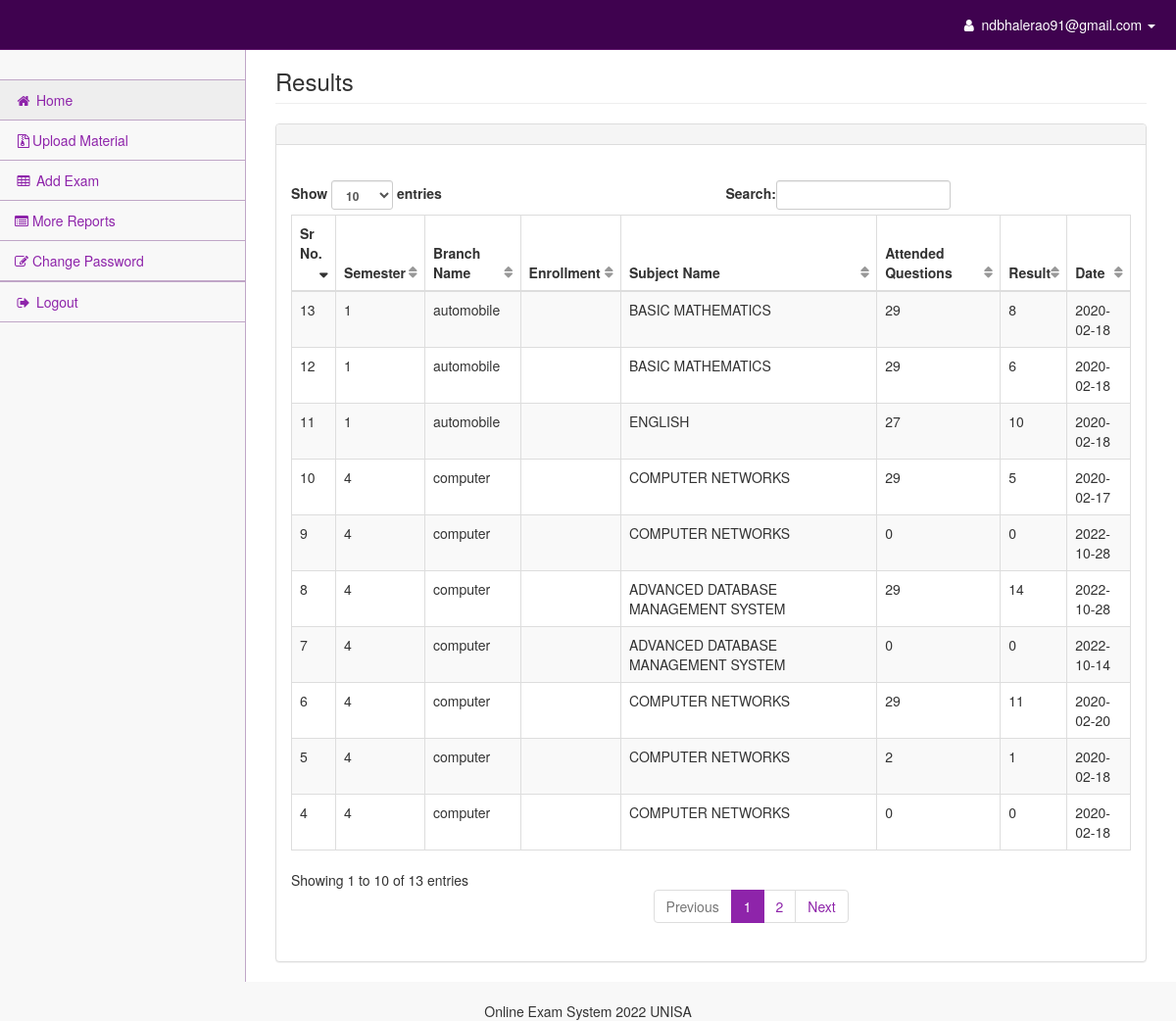
/admin/result.php (signed in), run on the app's committed database.
### tables this page shows
CREATE TABLE `result` (
  `id` int(11) NOT NULL,
  `user_id` int(11) NOT NULL,
  `branch` text NOT NULL,
  `sem` text NOT NULL,
  `subject` text NOT NULL,
  `attend_que` text NOT NULL,
  `obtained_marks` text NOT NULL,
  `exam_date` date NOT NULL,
  `delete_status` int(11) NOT NULL
);

CREATE TABLE `student` (
  `id` int(11) NOT NULL,
  `fname` varchar(20) NOT NULL,
  `lname` varchar(30) NOT NULL,
  `gender` text NOT NULL,
  `student_number` text NOT NULL,
  `sem` text NOT NULL,
  `branch` text NOT NULL,
  `dob` date NOT NULL,
  `email` text NOT NULL,
  `mobile` text NOT NULL,
  `address` text NOT NULL,
  `city` text NOT NULL,
  `pin` text NOT NULL,
  `cdate` date NOT NULL,
  `mdate` date NOT NULL,
  `delete_status` int(11) NOT NULL
);

### admin/result.php (the view, shortened to what this page needs)
<?php
include("header.php");
include("connect.php");
$sql= "SELECT * FROM result
WHERE user_id IN (SELECT id FROM  student where delete_status='0')";
$result=$conn->query($sql);
?>
<link href="../css/metisMenu.min.css" rel="stylesheet">
        <link href="../css/timeline.css" rel="stylesheet">
        <link href="../css/startmin.css" rel="stylesheet">
        <link href="../css/morris.css" rel="stylesheet">
        <link href="../css/font-awesome.min.css" rel="stylesheet" type="text/css">
<div id="page-wrapper">
                <div class="container-fluid">
                    <div class="row">
                        <div class="col-lg-12">
                            <h3 class="page-header">Results</h3>
                        </div>
                    </div>
                    <div class="row">
                        <div class="col-lg-12">
                            <div class="panel panel-default">
                                <div class="panel-heading">
                                </div>
                                <div class="panel-body">
                                    <br>
                                    <div class="table-responsive">
<table class="table table-striped table-bordered table-hover" id="dataTables-example">
    <div class="col-sm-6">
        <div id="dataTables-example_filter" class="dataTables_filter">
            <thead>
                <tr>
                    <th>Sr No.</th>
                                            <th>Semester</th>
                                            <th>Branch Name</th>
                                            <th>Enrollment</th>
                                            <th>Subject Name</th>
                                            <th>Attended Questions</th>
                                            <th>Result</th>
                                            <th>Date</th>
                </tr>
            </thead>
            <tbody>
                                        <?php
                                            $count = 1;
                                            while ($row = mysqli_fetch_assoc($result)) {
                                        ?>
<?php
foreach ($result as $row) {
     $sql1="SELECT * from student where id='".$row['user_id']." '";
     $result1=$conn->query($sql1);
     $row1=$result1->fetch_assoc();
    ?>
    <tr>
        <td><?php echo $count; ?></td>
        <td><?php echo $row1['sem']; ?></td>
        <td><?php echo $row1['branch']; ?></td>
        <td><?php echo $row1['enroll']; ?></td>
        <td><?php echo $row['subject']; ?></td>
        <td><?php echo $row['attend_que']; ?></td>
        <td><?php echo $row['obtained_marks']; ?></td>
        <td><?php echo $row['exam_date']; ?></td>
         <?php $count++; } ?>
<?php
}
?>
                                       </tbody>
        </div>
    </div>
</table>
                                    </div>
                                </div>
                            </div>
                        </div>
                    </div>
                            </div>
                        </div>
                    </div>
</html>
<?php
include("footer.php");
?>

### css/startmin.css (style rules this page uses)
body { background-color: #f8f8f8; }
#page-wrapper { padding-top: 30px; min-height: 568px; background-color: #fff; }
@media (min-width:768px) { #page-wrapper { position: inherit; margin-left: 250px; padding: 30px 15px 0 15px; border-left: 1px solid #c0a6c7; } }
table.dataTable thead .sorting, table.dataTable thead .sorting_asc, table.dataTable thead .sorting_desc, table.dataTable thead .sorting_asc_disabled, table.dataTable thead .sorting_desc_disabled { background: 0 0; }
table.dataTable thead .sorting_desc:after { content: "\f0dd"; float: right; font-family: fontawesome; }
table.dataTable thead .sorting:after { content: "\f0dc"; float: right; font-family: fontawesome; color: rgba(50,50,50,.5); }

### data on the page
result: student.sem "4", student.branch "computer", subject "COMPUTER NETWORKS", attend_que "0", obtained_marks "0", exam_date "2020-02-18"
result: student.sem "4", student.branch "computer", subject "COMPUTER NETWORKS", attend_que "2", obtained_marks "1", exam_date "2020-02-18"
result: student.sem "4", student.branch "computer", subject "COMPUTER NETWORKS", attend_que "29", obtained_marks "11", exam_date "2020-02-20"
result: student.sem "4", student.branch "computer", subject "ADVANCED DATABASE MANAGEMENT SYSTEM", attend_que "0", obtained_marks "0", exam_date "2022-10-14"
result: student.sem "4", student.branch "computer", subject "ADVANCED DATABASE MANAGEMENT SYSTEM", attend_que "29", obtained_marks "14", exam_date "2022-10-28"
result: student.sem "4", student.branch "computer", subject "COMPUTER NETWORKS", attend_que "0", obtained_marks "0", exam_date "2022-10-28"
result: student.sem "4", student.branch "computer", subject "COMPUTER NETWORKS", attend_que "29", obtained_marks "5", exam_date "2020-02-17"
result: student.sem "1", student.branch "automobile", subject "ENGLISH", attend_que "27", obtained_marks "10", exam_date "2020-02-18"
result: student.sem "1", student.branch "automobile", subject "BASIC MATHEMATICS", attend_que "29", obtained_marks "6", exam_date "2020-02-18"
result: student.sem "1", student.branch "automobile", subject "BASIC MATHEMATICS", attend_que "29", obtained_marks "8", exam_date "2020-02-18"

### other printed values
$_SESSION['email'] "ndbhalerao91@gmail.com"
